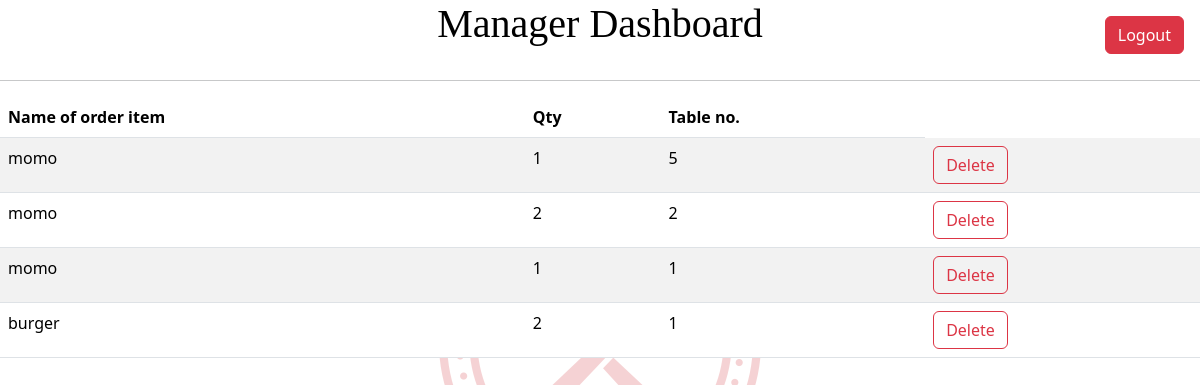
The page /orderlist/ on the database its author committed.
### myapp/models.py (models this page shows, shortened)
class Order(models.Model):
    order_item=models.ForeignKey(Menu, on_delete=models.CASCADE)
    qty_of_order=models.IntegerField()
    table_number=models.IntegerField()

class Menu(models.Model):
    name=models.CharField(max_length=20)
    price=models.IntegerField()
    def __str__(self):
        return self.name

### myapp/views.py (the view)
# urls.py: path('orderlist/',views.OrderList.as_view(), name='indexoforder'),
class OrderList(ListView):
    model=Order
    context_object_name="order"
    template_name="resturant/order_list.html"

### myapp/templates/resturant/order_list.html (shortened to what this page needs)
{% extends "resturant/base.html" %}
{% block content %}
{% load static %}
<html>
    <head>
        <link href="https://cdn.jsdelivr.net/npm/bootstrap@5.3.3/dist/css/bootstrap.min.css" rel="stylesheet">
    </head>
    <body>
        <table class="table table-striped">
            <thead>
            <tr>
              <th scope="col">Name of order item</th>
              <th scope="col">Qty</th>
              <th scope="col">Table no.</th>
            </tr>
        </thead>
        <tbody>
        {% for o in order %}
            <div>
                <tr>
                    <td> {{ o.order_item }} </td>
                    <td>  {{ o.qty_of_order }} </td>
                    <td> {{ o.table_number }} </td>
               <td>  <form action="{% url 'myapp:order_delete' pk=o.pk%}" method="post" class="d-inline" onsubmit="return confirm('Are you sure you want to delete this item?')";>
                <input type="submit" class="btn btn-outline-danger "  value="Delete">
            </form>    </td>
            </div>
                {% endfor %}
        {% endblock %}

### rows shown on the page
Order: order_item "momo", qty_of_order "1", table_number "5"
Order: order_item "momo", qty_of_order "2", table_number "2"
Order: order_item "momo", qty_of_order "1", table_number "1"
Order: order_item "burger", qty_of_order "2", table_number "1"
